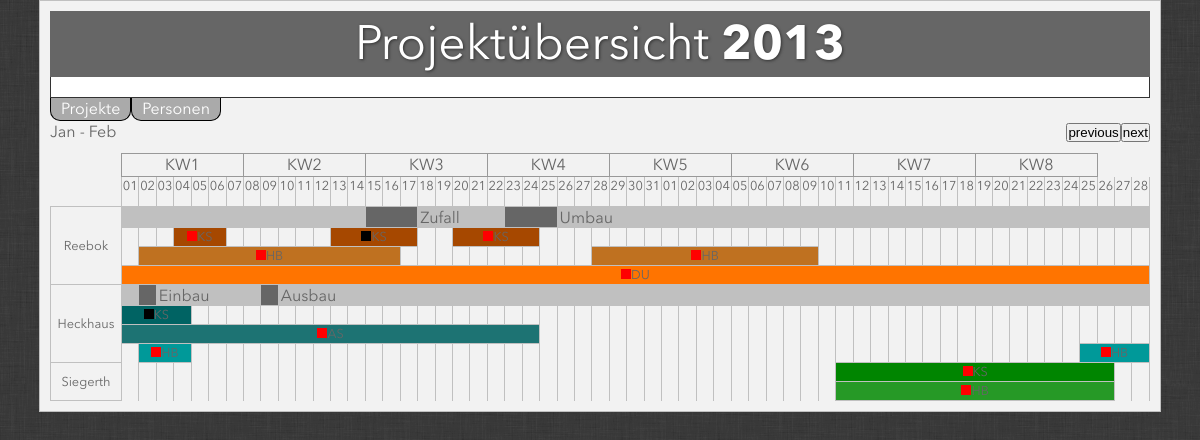
The page / on the database its author committed.
### tables this page shows
CREATE TABLE IF NOT EXISTS `projects` (
  `pid` int(10) NOT NULL AUTO_INCREMENT,
  `name` varchar(50) NOT NULL,
  `startdate` date NOT NULL,
  `enddate` date NOT NULL,
  `color` varchar(7) NOT NULL,
  PRIMARY KEY (`pid`),
  UNIQUE KEY `pid` (`pid`)
);

CREATE TABLE IF NOT EXISTS `primarytasks` (
  `ptid` int(10) NOT NULL AUTO_INCREMENT,
  `pid` int(10) NOT NULL,
  `enddate` date NOT NULL,
  `startdate` date NOT NULL,
  `name` varchar(50) NOT NULL,
  PRIMARY KEY (`ptid`)
);

CREATE TABLE IF NOT EXISTS `tasks` (
  `tid` int(10) NOT NULL AUTO_INCREMENT,
  `startdate` date NOT NULL,
  `enddate` date NOT NULL,
  `pid` int(10) NOT NULL,
  `trid` int(10) NOT NULL,
  `uid` int(10) NOT NULL,
  PRIMARY KEY (`tid`),
  UNIQUE KEY `tid` (`tid`)
);

CREATE TABLE IF NOT EXISTS `taskroles` (
  `trid` int(10) NOT NULL AUTO_INCREMENT,
  `name` varchar(50) NOT NULL,
  `color` varchar(7) NOT NULL,
  PRIMARY KEY (`trid`)
);

CREATE TABLE IF NOT EXISTS `users` (
  `uid` int(10) NOT NULL AUTO_INCREMENT,
  `role` int(10) NOT NULL,
  `usershortname` varchar(2) NOT NULL,
  `username` varchar(50) NOT NULL,
  `password` varchar(50) NOT NULL,
  PRIMARY KEY (`uid`),
  UNIQUE KEY `username` (`username`),
  UNIQUE KEY `uid` (`uid`)
);

### php/inc.includeClasses.php (called while the page is built, shortened)
<?php
	include_once('php/inc.jQuery.php');
	include_once('php/classes/class.form.php');
	include_once('php/classes/class.primaryTasks.php');
	include_once('php/classes/class.singleProject.php');
	include_once('php/classes/class.overview.php');
	include_once('php/classes/class.usersWithTasks.php');
	include_once('php/classes/class.tasks.php');
	include_once('php/classes/class.dateTimeOperations.php');
?>

### php/classes/class.tasks.php (the view, shortened to what this page needs)
<?php
class tasks {
	public $pid;
	public $uid;
	public function __construct($pid,$uid,$username,$tid="")
	{
		$this->pid = $pid;
		$this->uid = $uid;
		$this->username = $username;
	}
	public function getTasksfromDB()
	{
		$sql = "SELECT tasks.trid,tasks.startdate,tasks.enddate,tasks.tid FROM tasks WHERE tasks.pid=".$this->pid." AND tasks.uid=".$this->uid." ORDER BY tasks.startdate";
		$result = $GLOBALS['DB']->query($sql);
		$return = "";
		$actualDate = 0;
	    while ($task = $result->fetch_array())
	    {
			$startDate = strtotime($task['startdate']);
			$endDate = strtotime($task['enddate']);
			if($startDate <= GLB::$lastDay AND $endDate >= GLB::$firstDay){
				if($endDate > GLB::$lastDay){
					$endDate = GLB::$lastDay;
				}
				if ($actualDate==0)
				{
					if (date("z",$startDate) !== date("z",GLB::$firstDay))
					{
						$duration = $this->calculateDuration($startDate,GLB::$firstDay);
						$j = $actualDate;
						for($i = 1; $i <= $duration;$i++){
							$return .= '<td class="emptyTD day'.date("d",$j).'"></td>';
							$j = $j + 86400;
						}
					}
				}
				if($actualDate!=0){
					$actualDate = $actualDate+86400;
					$j = $actualDate;
					if (date("z",$startDate) !== date("z",$actualDate))
					{
						$duration = $this->calculateDuration($startDate,$actualDate);
						for($i = 1; $i <= $duration;$i++){
							$return .= '<td class="emptyTD day'.date("d",$j).'"></td>';
							$j = $j + 86400;
						}
					}
				}
				$duration = $this->calculateDuration(($endDate+86400),$startDate);
				$trid = $task['trid'];
				$trid = $this->getNameFromTaskRoles($trid);
				$return .= "
				<td class='singleTask' colspan='".$duration."'>";
				if($duration == 1){
				}else{
				$return .= "
					<span style='background:".$trid['color']."' class='".$trid['name']." taetigkeitsbox'>
					</span>";
				}
				$return .= "<span class='".$trid['name']."'>".$this->username."</span>
				</td>";
				$return .= "";
				$actualDate = $endDate;
			}
	    }
		if ($actualDate !== 0) {
			$duration = $this->calculateDuration(GLB::$lastDay,$actualDate);
			if ($duration !== 0){
				$j = $actualDate;
				$j = $j +86400;
				for($i = 1; $i <= $duration;$i++){
					$return .= '<td class="emptyTD day'.date("d",$j).'"></td>';
					$j = $j + 86400;
				}
			}
		}
	    return $return;
	}
	private function getNameFromTaskRoles($trid)
	{
		$sql = "SELECT name,color FROM taskroles WHERE trid=".$trid;
		$result = $GLOBALS['DB']->query($sql);
		$result = $result->fetch_array();
		return $result;
	}
	private function calculateDuration($endDate,$startDate)
	{
		$duration = $endDate - $startDate;
		$duration = $duration/"86400";
		return $duration;
	}
}
?>

### index.php (shortened to what this page needs)
<!DOCTYPE html>
<html>
<head>
    <link rel ="stylesheet" href="css/style.css" type="text/css" />
</head>
<body>
<div class="wrapper">
<header id="globalHeader">
	Projektübersicht <strong><?php echo $_POST['year']?></strong>
	<div class="globalHeaderBox"></div>
</header>
<nav id="globalNav">
	<div class="projectPersonNav">
		<a href="editProject.php">Projekte</a>
		<a href="editUser.php">Personen</a>
	</div>
</nav>
<?php
    require_once('php/inc.includeClasses.php');
	$overViewDate = $_POST['year']."-".$_POST['month']."-01";
	GLB::$firstMonth = $overViewDate;
	GLB::$lastMonth =  GLB::addOneMonth();
	new dateTimeOperations(GLB::$firstMonth,GLB::$lastMonth);
    $overview = new overview();
    echo $overview->getAllProjects();
?>
</div>
</body>
</html>

### php/inc.jQuery.php (shortened to what this page needs)
<link href="css/jquery-ui-1.10.0.custom.min.css" rel="stylesheet">

### php/classes/class.dateTimeOperations.php (shortened to what this page needs)
<?php
class dateTimeOperations
{
	public function __construct($firstMonth,$lastMonth) {
		GLB::$firstMonth = $firstMonth;
		GLB::$days = $this->generateDaysForMonth(GLB::$firstMonth);
		return $this;
	}
	public function generateDaysForMonth($date,$dayRangeCount = "")
	{
		$month = strtotime($date);
		$month = date("t",$month);
		$days = "";
		for ($i = 1; $i <= $month; $i++)
			{
			$currentDay = date("d",mktime(0,0,0,date("n",$month),$i,date("Y",$month)));
			$days .= '<th class="calendarDay day'.$currentDay.'">';
			$days .= $currentDay;
			$days .= '</th>';
		}
		return $days;
	}
}
?>

### php/classes/class.overview.php (shortened to what this page needs)
<?php
class overview {
	public function getAllProjects()
	{
		echo date("M",GLB::$firstDay);
		echo " - ";
		echo date("M",GLB::$lastDay);
		$sql = "SELECT pid,startdate,enddate FROM projects";
		$result = $GLOBALS['DB']->query($sql);
		$return = "";
		$return .= $this->generateNextNavigation();
		$return .= $this->generatePreviousNavigation();
		$return .= "<hr>";
		$return .= $this->generateTableHead();
	    while ($singleProject = $result->fetch_array())
	    {
			if(strtotime($singleProject['startdate']) <= GLB::$lastDay AND strtotime($singleProject['enddate']) >= GLB::$firstDay)
			{
				$singleProject = new singleProject($singleProject['pid']);
				$return .= $singleProject;
			}
	    }
		$return .= $this->generateTableFoot();
	    return $return;
	}
	private function generateNextNavigation()
	{
		$month = $_POST['month'];
		$year = $_POST['year'];
		if($month==12){
			$month = 01;
			$year++;
		} else {
			$month++;
		}
		$return = '<form action="" class="next" method="post"><input type="submit" value="next">
				<input type="hidden" name="year" value="'.$year.'">
				<input type="hidden" name="month" value="'.$month.'">
				</form>';
		return $return;
	}
	private function generatePreviousNavigation()
	{
		$month = $_POST['month'];
		$year = $_POST['year'];
		if($month==01){
			$month = 12;
			$year--;
		} else {
			$month--;
		}
		$return = '<form action="" method="post" class="previous"><input type="submit" value="previous">
				<input type="hidden" name="year" value="'.$year.'">
				<input type="hidden" name="month" value="'.$month.'">
				</form>';
		return $return;
	}
	private function generateTableHead()
	{
	$return = '<article class="projectCalendar">
			<table>
			<thead>
				<tr>
					<th></th>
					<th colspan="7" class="calendarWeek">KW1</th>
					<th colspan="7" class="calendarWeek">KW2</th>
					<th colspan="7" class="calendarWeek">KW3</th>
					<th colspan="7" class="calendarWeek">KW4</th>
					<th colspan="7" class="calendarWeek">KW5</th>
					<th colspan="7" class="calendarWeek">KW6</th>
					<th colspan="7" class="calendarWeek">KW7</th>
					<th colspan="7" class="calendarWeek">KW8</th>
				</tr>
				<tr>
					<th></th>';
	$return .= GLB::$days;
	$return .= '</tr>
			</thead>
			<tbody>';
			return $return;
	}
	private function generateTableFoot()
	{
		$return ="</tbody></table>";
		return $return;
	}
}
?>

### php/classes/class.usersWithTasks.php (shortened to what this page needs)
<?php
class usersWithTasks {
	public $pid;
	public function __construct($pid,$projectColor="")
	{
		$this->pid=$pid;
		$this->projectColor = $projectColor;
	}
	public function createUserRow()
	{
		$sql = "SELECT users.uid,users.usershortname FROM users,tasks WHERE tasks.uid = users.uid and pid=".$this->pid." GROUP BY users.uid";
		$result = $GLOBALS['DB']->query($sql);
	    $this->userCount = $result->num_rows;
		$this->userTasks = "";
		$i = 1;
	    while ($singleUser = $result->fetch_array())
	    {
			$this->userTasks .= "<tr class='".$this->projectColor." userTaskRow".$i."'>";
			$userContent = new tasks($this->pid,$singleUser['uid'],$singleUser['usershortname']);
			$this->userTasks .= $userContent->getTasksfromDB();
			$this->userTasks .= "</tr>";
			$i++;
	    }
	    return $this;
	}
}
?>

### php/classes/class.singleProject.php (shortened to what this page needs)
<?php
class singleProject {
	public $pid;
	public function __construct($pid)
	{
		$this->pid = $pid;
		$sql = "SELECT name,color,startdate,enddate FROM projects WHERE pid=".$this->pid;
		$result = $GLOBALS['DB']->query($sql);
	    $singleProject = $result->fetch_array();
		$this->projectColor = $singleProject['color'];
		$this->projectName = $singleProject['name'];
	}
	private function getPrimaryTasks()
	{
		$primaryTasks = new primaryTasks($this->pid);
		return $primaryTasks->getTasksFromDB();
	}
	private function getDetailsForSingleProject()
	{
	    $rowspan = $this->userCount + 1;
		$return = '
			<tr class="primaryTasksRow '.$this->projectColor.'">
			<td class="'.$this->projectName.' projectSingleName" rowspan="'.$rowspan.'">
				'.$this->projectName.'
			</td>';
	    return $return;
	}
	public function __toString()
	{
		$contents = $this->getUserRow();
		$return = $this->getDetailsForSingleProject();
		$return .= $this->getPrimaryTasks();
		$return .= "</tr>";
		$return .= $contents;
		return $return;
	}
	private function getUserRow()
	{
		$usersWithTasks = new usersWithTasks($this->pid,$this->projectColor);
		$usersWithTasks->createUserRow();
		$this->userCount = $usersWithTasks->userCount;
		return $usersWithTasks->userTasks;
	}
}
?>

### php/classes/class.primaryTasks.php (shortened to what this page needs)
<?php
class primaryTasks {
	public $pid;
	public function __construct($pid)
	{
		$this->pid = $pid;
	}
	public function getTasksFromDB()
	{
		$sql = "SELECT name,startdate,enddate FROM primarytasks WHERE pid=".$this->pid." ORDER BY startdate";
		$result = $GLOBALS['DB']->query($sql);
		$return = "";
		$actualDate = 0;
		while ($primaryTask = $result->fetch_array())
	    {
		    $startDate = strtotime($primaryTask['startdate']);
			$endDate   = strtotime($primaryTask['enddate']);
			if($startDate <= GLB::$lastDay AND $endDate >= GLB::$firstDay)
			{
				if ($actualDate==0)
				{
					if (date("z",$endDate) !== date("z",GLB::$firstDay))
					{
						$duration = $this->calculateDuration($startDate,GLB::$firstDay);
						for($i = 1; $i <= $duration;$i++){
							$return .= '<td class="emptyTD"></td>';
						}
					}
				}
				if($actualDate!=0){
					$actualDate = strtotime($actualDate);
					if (date("z",$endDate) !== date("z",$actualDate))
					{
						$duration = $this->calculateDuration($startDate,$actualDate);
						$duration = $duration-1;
						if ($duration !== 0){
							for($i = 1; $i <= $duration;$i++){
								$return .= '<td class="emptyTD"></td>';
							}
						}
					}
				}
				$duration = $this->calculateDuration($endDate,$startDate);
				if ($duration !== 0){
					$duration = $duration+1;
				}
				$return .= '<td colspan="'.$duration.'" class="'.$primaryTask["name"].' projectMainDates"><div class="primaryTaskName">'.$primaryTask["name"].'</div></td>';
				$actualDate = $primaryTask['enddate'];
			}
	    }
		if ($actualDate !== 0) {
	    $actualDate = strtotime($actualDate);
			$duration = $this->calculateDuration(GLB::$lastDay,$actualDate);
			if ($duration !== 0){
				for($i = 1; $i <= $duration;$i++){
					$return .= '<td class="emptyTD"></td>';
				}
			}
		}
	    return $return;
	}
	private function calculateDuration($endDate,$startDate)
	{
		$duration = $endDate - $startDate;
		$duration = $duration/"86400";
		return $duration;
	}
}
?>

### css/content.css (style rules this page uses)
body { background:url('../img/low_contrast_linen.png') top center; background-attachment: fixed; font-family: Avenir; color:#666; font-size:1em; }
strong { font-family: AvenirBold; }
.wrapper { margin:0 auto; width:1100px; border:1px solid silver; background:#F2F2F2; padding:10px; }
article { margin-top: 10px; }
#globalHeader { font-size:3em; text-align:center; text-shadow: 1px 1px 3px #333; color:#fff; margin-top:0; background:#666; }
.globalHeaderBox { background:#ffffff; border-bottom:1px solid #333; border-right: 1px solid #333; border-left: 1px solid #333; color:#333; height:20px; }
#globalNav a { background:#aaa; border-radius:0 0 10px 10px; color:#fff; padding:0 10px; margin:0; display:block; float:left; border:1px solid black; border-top:none; text-decoration:none; }
.projectPersonNav { float:left; }
.blue.userTaskRow1 td.singleTask { background:#006363; }
.blue.userTaskRow2 td.singleTask { background:#1D7373; }
.blue.userTaskRow3 td.singleTask { background:#009999; }
.green.userTaskRow1 td.singleTask { background:#008500; }
.green.userTaskRow2 td.singleTask { background:#269926; }
.orange.userTaskRow1 td.singleTask { background:#A64800; }
.orange.userTaskRow2 td.singleTask { background:#BF7120; }
.orange.userTaskRow3 td.singleTask { background:#FF7400; }
.calendarWeek { border: 1px solid #999; text-align:center; color:#666; }
.calendarDay { border-left:1px solid silver; border-right:1px solid silver; border-bottom:1px solid silver; height:29px; color:#666; font-size:0.8em; vertical-align:top; text-align:center; width:20px; }
.projectSingleName { width:100px; border: 1px solid silver; text-align:center; color:#666; vertical-align:middle; font-size:0.8em; overflow:hidden; }
.projectMainDates { background:#666; height:20px; border:1px solid silver; position:relative; }
.taetigkeitsbox { width:10px; height:10px; display:inline-block; }
.primaryTaskName { position:absolute; right:-103px; width:100px; top:-1px; height:21px; padding-top:1px; }
.singleTask { text-align:center; border:1px solid silver; font-size:0.8em; }
.primaryTasksRow .emptyTD { background:silver; }
.emptyTD { border-right:1px solid silver; border-left:1px solid silver; }
form.next { float:right; }
form.previous { float:right; }

### rows shown on the page
projects: name "Reebok"
primarytasks: name "Zufall"
primarytasks: name "Umbau"
tasks: uid.usershortname "KS"
tasks: uid.usershortname "KS"
tasks: uid.usershortname "KS"
tasks: uid.usershortname "HB"
tasks: uid.usershortname "HB"
tasks: uid.usershortname "DU"
projects: name "Heckhaus"
primarytasks: name "Einbau"
primarytasks: name "Ausbau"
tasks: uid.usershortname "KS"
tasks: uid.usershortname "AS"
tasks: uid.usershortname "HB"
tasks: uid.usershortname "HB"
projects: name "Siegerth"
tasks: uid.usershortname "KS"
tasks: uid.usershortname "HB"

### other values the page prints
$_POST['year'] "2013"
date("M",GLB::$firstDay) "Jan"
date("M",GLB::$lastDay) "Feb"
